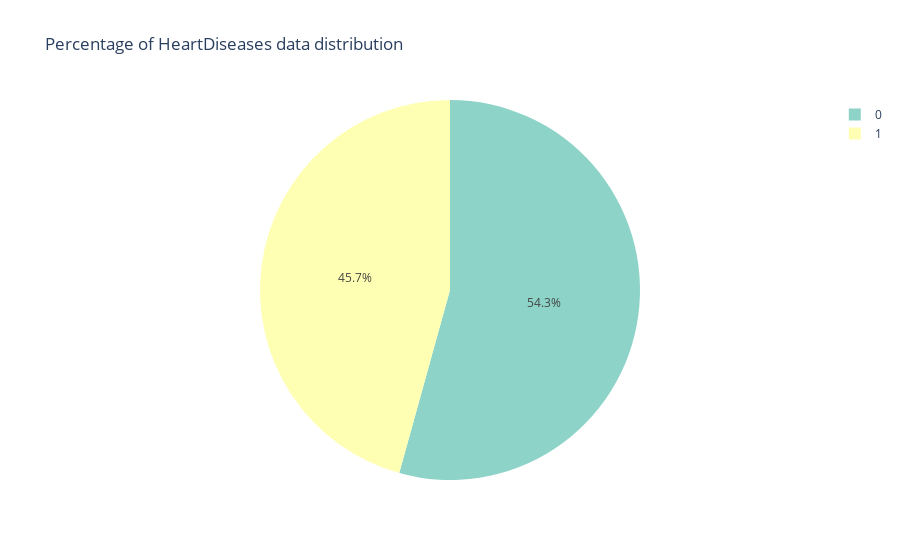

This figure's notebook cell:
### Markdown cell above
### Percentage of HeartDiseases data distribution

### Code cell
### Percentage of HeartDiseases data distribution
px.pie(heart_df, names='HeartDisease', title='Percentage of HeartDiseases data distribution', color_discrete_sequence=px.colors.qualitative.Set3)

### Figure 1 — Plotly figure (JSON) as saved in the notebook; plotly's stock layout.template omitted (floating-point values rounded to 4 significant figures; data arrays with more than 128 entries replaced by an {"elided": "..."} marker saying what was removed)
{"data": [{"domain": {"x": [0, 1], "y": [0, 1]}, "hovertemplate": "HeartDisease=%{label}<extra></extra>", "labels": {"elided": "302 int values"}, "legendgroup": "", "name": "", "showlegend": true, "type": "pie"}], "layout": {"autosize": true, "legend": {"tracegroupgap": 0}, "piecolorway": ["rgb(141,211,199)", "rgb(255,255,179)", "rgb(190,186,218)", "rgb(251,128,114)", "rgb(128,177,211)", "rgb(253,180,98)", "rgb(179,222,105)", "rgb(252,205,229)", "rgb(217,217,217)", "rgb(188,128,189)", "rgb(204,235,197)", "rgb(255,237,111)"], "title": {"text": "Percentage of HeartDiseases data distribution"}}}
